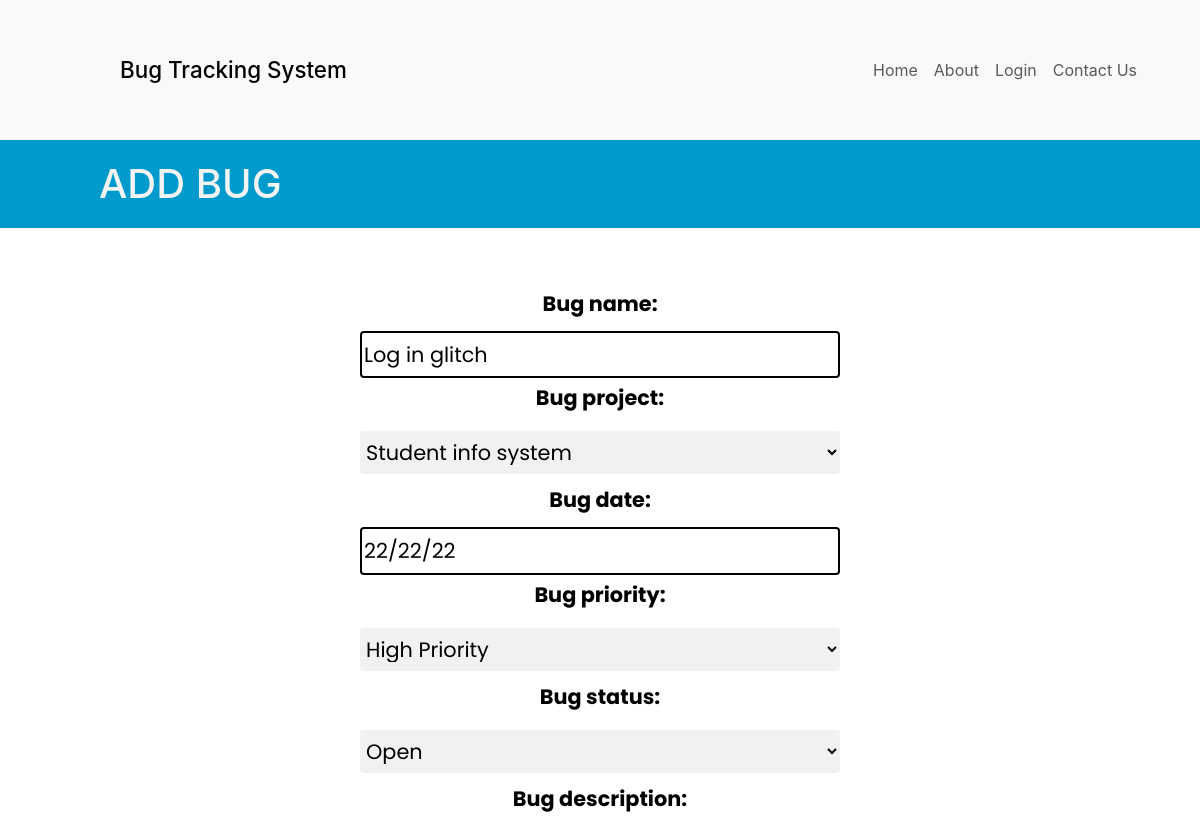
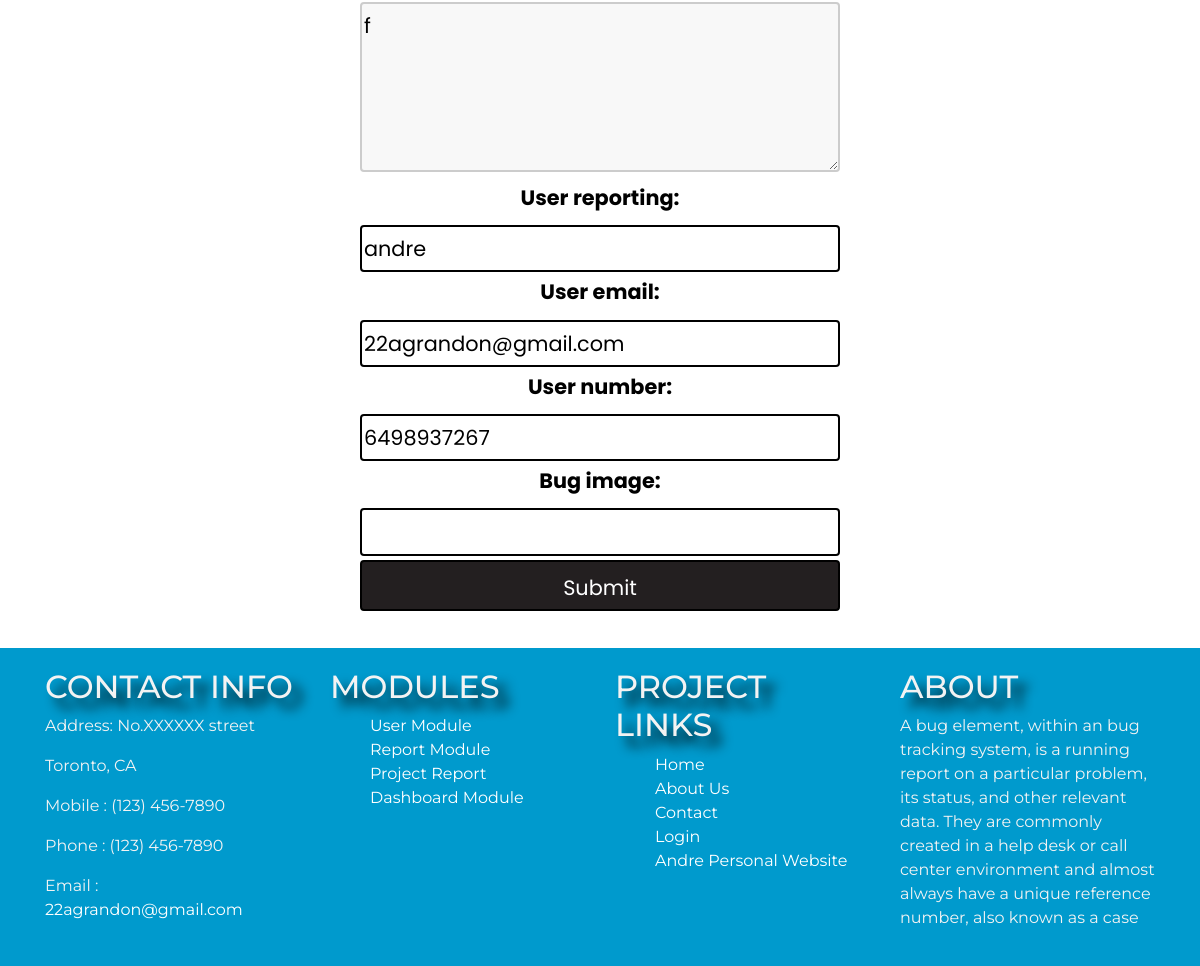
/listings/update_bug/Log in glitch/, run on the app's committed database (2 pictures, top to bottom).
### listings/models.py (models this page shows, shortened)
class Bug(models.Model):
    bug_id = models.AutoField(primary_key=True)
    user_reporting = models.CharField(max_length=255, default = '')
    user_number = models.CharField(max_length=255, default = "")
    user_email = models.CharField(max_length=255, default = '')
    bug_name = models.CharField(max_length=255, default = "", null=True)
    bug_project = models.ForeignKey(Project, null=True, on_delete=models.SET_NULL)
    bug_date = models.CharField(max_length=255, default = '')
    bug_level = models.CharField(max_length=255, default = '')
    bug_priority = models.ForeignKey(BugType, null=True, on_delete=models.SET_NULL)
    bug_status = models.ForeignKey(Status, null=True, on_delete=models.SET_NULL)
    bug_description = models.TextField(default = "")
    bug_cost = models.CharField(max_length=255, default = "",blank=True)
    bug_image = models.CharField(max_length=255, default="",blank=True)
    bug_specifications = models.CharField(max_length=255, default = "",blank=True)

### listings/views.py (the view)
# urls.py: path('update_bug/<str:pk>/',views.updateBug,name='update_bug'),
def updateBug(request, pk):
    updatebug = Bug.objects.get(bug_name=pk)
    form = BugForm(instance=updatebug)
    if request.method == 'POST':
        form = BugForm(request.POST, instance=updatebug)
        if form.is_valid():
            form.save()
        return redirect('/listings/buglisting')
    context = {'addbug':form}
    return render(request,'listings/add_bug.html/',context)

### listings/forms.py
class BugForm(ModelForm):
    class Meta:
        model = Bug
        fields = ['bug_name','bug_project','bug_date',
                'bug_priority','bug_status','bug_description',
                'user_reporting','user_email','user_number','bug_image']

### listings/models.py (called while the page is built)
    def __str__(self):
        return self.status_title

    def __str__(self):
        return self.type_title

    def __str__(self):
        return self.project_title

### listings/templates/listings/add_bug.html (shortened to what this page needs)
{% extends 'base.html' %} {% block content %}
<div class="banner">
  <h1 id='bannerLogo'>ADD BUG</h1>
</div>
<div class="">
  <form class='addclass1' action="" method="POST">
    {{addbug}}
    <input type="submit" name="submit" >
  </form>
</div>
{% endblock content %}

### static/bugtracker/css/master.css (style rules this page uses)
form { padding-top: 52px; padding-bottom: -100px; text-align: center; font-size: 1.3em; font-weight: bold; color: black; font-family: 'Poppins', sans-serif; }
input { width: 40%; padding: 6px 2px; margin: 4px 0; margin-left: auto; margin-right: auto; border: 2px solid black; border-radius: 4px; display: block; box-sizing: border-box; }
input[type=submit] { width: 40%; padding: 6px 2px; padding-top: 10px; margin: 4px 0; margin-left: auto; margin-right: auto; border: 2px solid black; border-radius: 4px; display: block; background-color: #231F20; color: white; box-sizing: border-box; }
textarea { width: 40%; height: 170px; padding: 6px 2px; margin: 10px 0; margin-left: auto; margin-right: auto; border: none; border-radius: 4px; display: block; background-color: #f8f8f8; border: 2px solid #ccc; box-sizing: border-box; }
select { width: 40%; padding: 6px 2px; margin: 10px 0; margin-left: auto; margin-right: auto; border: none; border-radius: 4px; display: block; background-color: #f1f1f1; box-sizing: border-box; }
.addclass1 { padding-bottom: 33px; }
.banner { background-color: #009ACD; color: #f3f3f3; line-height: 100px; padding-left: 79px; }
#bannerLogo { padding:20px; }
* { box-sizing: border-box; }
html, body { max-width: 100%; overflow-x: hidden; }

### data on the page
Bug: bug_name "Log in glitch", bug_project "Student info system", bug_date "22/22/22", bug_priority "High Priority", bug_status "Open", bug_description "f", user_reporting "andre", user_email "22agrandon@gmail.com", user_number "6498937267"
